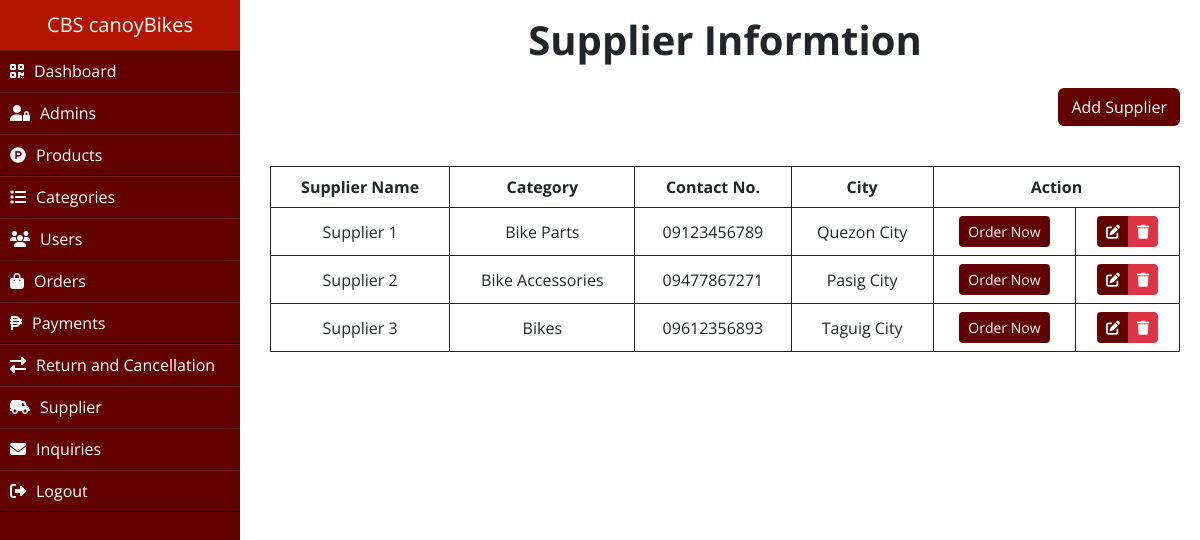
The page /Admin/admin-supplier.php (signed in) on the database its author committed.
### tables this page shows
CREATE TABLE `supplier` (
  `supp_id` int(11) NOT NULL,
  `supp_name` varchar(255) NOT NULL,
  `category` varchar(255) NOT NULL,
  `contact_no` varchar(255) NOT NULL,
  `city` varchar(255) NOT NULL
);

### functions.php (called while the page is built, shortened)
<?php
function check_login_admin($con)
{
	if(isset($_SESSION['adminId']))
	{
		$id = $_SESSION['adminId'];
		$query = "select * from admin_user where adminId = '$id' limit 1";
		$result = mysqli_query($con,$query);
		if($result && mysqli_num_rows($result) > 0)
		{
			$admin_data = mysqli_fetch_assoc($result);
			return $admin_data;
		}
	}
	die;
}

### Admin/admin-supplier.php (the view, shortened to what this page needs)
<?php
include("../connection.php");
include("../functions.php");
$admin_data = check_login_admin($con);
?>
<?php include "admin-header.php"; ?>
<div class="admin-supplier">
    <div class="supplier-container">
        <h1 class="text-center mt-3 fw-bold">Supplier Informtion</h1>
        <div class="float-md-end mb-4">
            <button type="button" class="btn my-3" style="background-color: #630000;color:#fff;" data-bs-toggle="modal" data-bs-target="#addCategory">Add Supplier</button>
        </div>
        <table class="table table-bordered border-dark align-middle table-responsive mt-4">
            <thead class="text-center">
                <tr>
                    <th scope="col">Supplier Name</th>
                    <th scope="col">Category</th>
                    <th scope="col">Contact No.</th>
                    <th scope="col">City</th>
                    <th scope="col" colspan="3">Action</th>
                </tr>
            </thead>
            <tbody>
                <?php
                $sql = "Select * from `supplier`";
                $result = mysqli_query($con, $sql);
                if ($result) {
                    while ($row = mysqli_fetch_assoc($result)) {
                        $supp_id = $row['supp_id'];
                        $supp_name = $row['supp_name'];
                        $category = $row['category'];
                        $contact_no = $row['contact_no'];
                        $city = $row['city'];
                        echo '
                    <tr>
                        <td class="text-center">' . $supp_name . '</td>
                        <td class="text-center">' . $category . '</td>
                        <td class="text-center">' . $contact_no . '</td>
                        <td class="text-center">' . $city . '</td>
                        <td class="text-center"><button type="submit" class="update-btn btn btn-sm" style="background-color: #630000;color:#fff;" data-bs-toggle="modal" data-bs-target="#orderSupplier" data-update_suppId="' . $supp_id . '" data-update_suppName="' . $supp_name . '" data-update_category="' . $category . '" data-update_contactNo="' . $contact_no . '" data-update_City="' . $city . '">Order Now</button></td>
                        <td class="text-center">
                            <div class="btn-group">
                                <button type="submit" class="update-btn btn btn-sm" style="background-color: #630000;color:#fff;" data-bs-toggle="modal" data-bs-target="#updateSupplier" data-update_suppId="' . $supp_id . '" data-update_suppName="' . $supp_name . '" data-update_category="' . $category . '" data-update_contactNo="' . $contact_no . '" data-update_City="' . $city . '">
                                    <i class="fa-solid fa-pen-to-square"></i>
                                </button>
                                <button type="button" class="delete-cod btn btn-danger btn-sm" data-bs-toggle="modal" data-bs-target="#deleteSupplier" data-delete_suppId="' . $supp_id . '">
                                    <i class="fa-solid fa-trash"></i>
                                </button>
                            </div>
                        </td>
                    </tr>
                ';
                    }
                }
                ?>
            </tbody>
        </table>
    </div>
</div>
<?php include "admin-footer.php"; ?>

### Admin/admin-header.php (shortened to what this page needs)
<!DOCTYPE html>
<html lang="en">
<head>
    <link rel="stylesheet" href="../css/admin-style.css">
    <link rel="stylesheet" href="https://cdnjs.cloudflare.com/ajax/libs/font-awesome/6.1.1/css/all.min.css"/>
    <link rel="stylesheet" href="https://cdn.jsdelivr.net/npm/bootstrap@5.2.1/dist/css/bootstrap.min.css">
</head>
<body>
    <nav class="sidebar-nav">
        <div class="sidebar-list">
            <header>CBS <?php echo $admin_data['admin_name'];?></header>
            <ul class="list-group">
                <li><a href="admin-index.php"><i class="fas fa-qrcode"></i>Dashboard</a></li>
                <li><a href="admin-registration.php"><i class="fa-solid fa-user-lock"></i>Admins</a></li>
                <li><a href="admin-products.php"><i class="fa-brands fa-product-hunt"></i>Products</a></li>
                <li><a href="admin-category.php"><i class="fa-solid fa-list"></i>Categories</a></li>
                <li><a href="admin-users.php"><i class="fa-solid fa-users"></i>Users</a></li>
                <li><a href="admin-orders.php"><i class="fa-solid fa-bag-shopping"></i>Orders</a></li>
                <li><a href="admin-payment.php"><i class="fa-solid fa-peso-sign"></i>Payments</a></li>
                <li><a href="admin-return-cancel.php"><i class="fa-solid fa-right-left"></i>Return and Cancellation</a></li>
                <li><a href="admin-supplier.php"><i class="fa-solid fa-truck-field"></i>Supplier</a></li>
                <li><a href="admin-contacts.php"><i class="fas fa-envelope"></i>Inquiries</a></li>
                <li><a href="admin-logout.php"><i class="fa-solid fa-right-from-bracket"></i>Logout</a></li>
            </ul>
        </div>
    </nav>

### css/admin-style.css (style rules this page uses)
* { margin: 0; padding: 0; list-style: none; box-sizing: border-box; font-family: 'Open Sans', sans-serif }
.sidebar-nav { height: 100%; width: 240px; position: fixed; z-index: 1; top: 0; left: 0; background-color: #630000; overflow-x: hidden; }
.sidebar-nav header { font-size: 20px; color: #fff; text-align: center; line-height: 50px; background: #b61601f7; user-select: none; }
.sidebar-nav .sidebar-list ul a { display: block; height: 100%; width: 100%; line-height: 40px; font-size: 16px; color: #fff; padding-left: 10px; box-sizing: border-box; border-top: 1px solid rgba(255,255,255,.1); border-bottom: 1px solid black; transition: .5s; text-decoration: none; }
.sidebar-nav .sidebar-list ul a i { margin-right: 10px; }
.admin-supplier { margin-left: 270px; margin-right: 20px; }

### rows shown on the page
supplier: supp_name "Supplier 1", category "Bike Parts", contact_no "09123456789", city "Quezon City"
supplier: supp_name "Supplier 2", category "Bike Accessories", contact_no "09477867271", city "Pasig City"
supplier: supp_name "Supplier 3", category "Bikes", contact_no "09612356893", city "Taguig City"

### other values the page prints
$admin_data['admin_name'] "canoyBikes"
